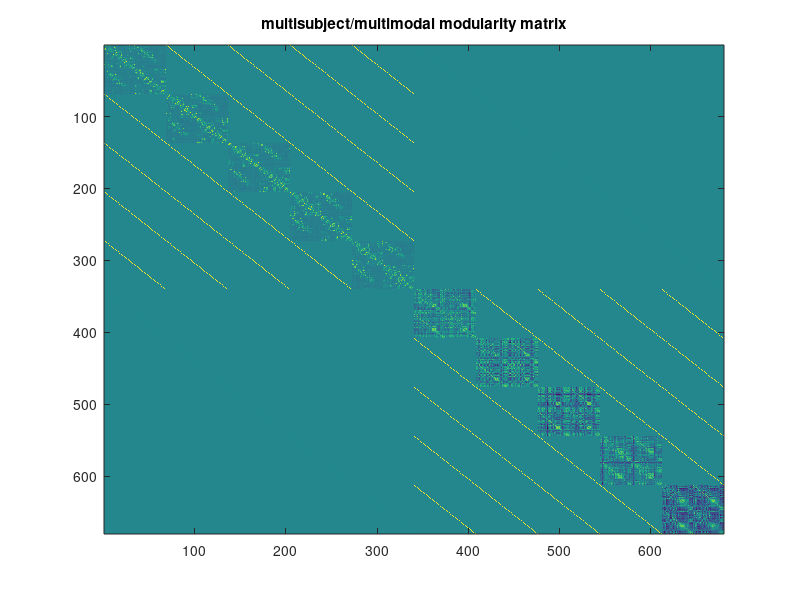

This figure's MATLAB source:
clearvars
close all
clc

% visualize the modularity matrix?
viz = 1 ;

%% example 1. time-varying fc (using with uniform null model)

% load data
load ./data/fmri_ts_data_singlesubject.mat
[numframes,n] = size(ts);

% window size for sliding window analysis
windowsize = 46;

% total number of non-overlapping windows
numwindows = numframes/windowsize;

% structural resolution parameter
gamma = 0.1;

% interlayer coupling parameter
omega = 0.5; 

b = zeros(n*numwindows);
for iwindow = 1:numwindows
    idx = (1:windowsize) + (iwindow - 1)*windowsize;
    rho = corr(ts(idx,:));
    
    jdx = (1:n) + (iwindow - 1)*n;
    b(jdx,jdx) = rho - gamma;
    b(jdx,jdx) = b(jdx,jdx).*~eye(n);
end
b = b + omega*spdiags(ones(n*numwindows,2),[-n,n],n*numwindows,n*numwindows);

if viz
    imagesc(b)
    title('time-varying fc modularity matrix')
    waitforbuttonpress
    close
end

%% example 2. multisubject categorical (using fc with uniform null model)

% load fc for five subjects
load ./data/sc_fc_data_multisubject.mat

% structural resolution parameter
gamma = 0.1;

% interlayer coupling parameter
omega = 0.1;

[n,~,nsub] = size(fc);
b = zeros(n*nsub);
for isub = 1:nsub
    idx = (1:n) + (isub - 1)*n;
    b(idx,idx) = fc(:,:,isub) - gamma;
    b(idx,idx) = b(idx,idx).*~eye(n);
end
all2all = n*[(-nsub+1):-1,1:(nsub-1)];
b = b + omega*spdiags(ones(n*nsub,2*nsub-2),all2all,n*nsub,n*nsub);

if viz
    imagesc(b)
    title('multisubject categorical modularity matrix')
    waitforbuttonpress
    close
end

%% example 3. multisubject/multimodal coupling

% load fc + sc for five subjects
load ./data/sc_fc_data_multisubject.mat

% structural resolution parameter
gamma_fc = 0.3;
gamma_sc = 0;

% interlayer coupling parameter
omega = 1;

% structure-function coupling
eta = 0.05;

[n,~,nsub] = size(fc);
bfc = zeros(n*nsub);
bsc = zeros(n*nsub);
for isub = 1:nsub
    idx = (1:n) + (isub - 1)*n;
    bfc(idx,idx) = fc(:,:,isub) - gamma_fc;
    bfc(idx,idx) = bfc(idx,idx).*~eye(n);
    
    bsc(idx,idx) = corr(sc(:,:,isub)) - gamma_sc;
    bsc(idx,idx) = bsc(idx,idx).*~eye(n);
end
all2all = n*[(-nsub+1):-1,1:(nsub-1)];
bsc = bsc + omega*spdiags(ones(n*nsub,2*nsub-2),all2all,n*nsub,n*nsub);
bfc = bfc + omega*spdiags(ones(n*nsub,2*nsub-2),all2all,n*nsub,n*nsub);
b = [bsc, eta*eye(nsub*n); eta*eye(nsub*n), bfc];

if viz
    imagesc(b)
    title('multisubject/multimodal modularity matrix')
    waitforbuttonpress
    close
end
